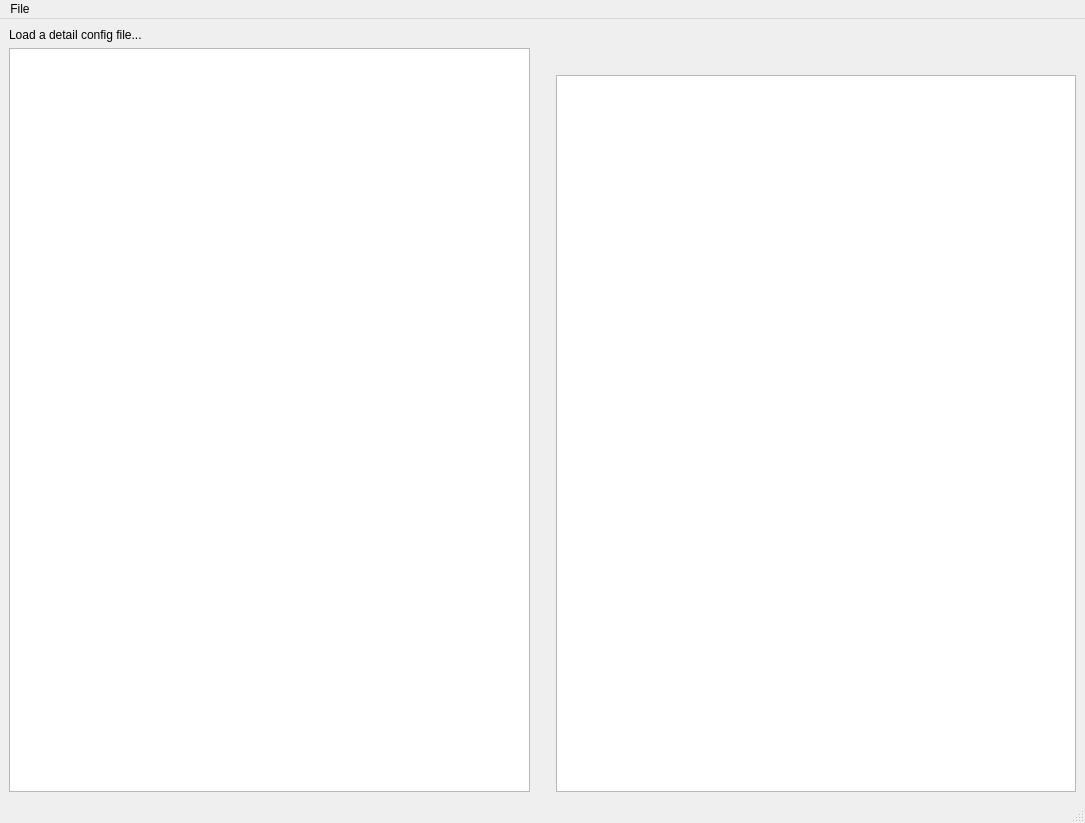
<?xml version="1.0" encoding="UTF-8"?>
<ui version="4.0">
 <class>MainWindow</class>
 <widget class="QMainWindow" name="MainWindow">
  <property name="geometry">
   <rect>
    <x>0</x>
    <y>0</y>
    <width>1085</width>
    <height>823</height>
   </rect>
  </property>
  <property name="windowTitle">
   <string>MRFI_Config</string>
  </property>
  <widget class="QWidget" name="centralwidget">
   <layout class="QHBoxLayout" name="horizontalLayout_2">
    <item>
     <widget class="QWidget" name="widget_2" native="true">
      <layout class="QVBoxLayout" name="verticalLayout_3">
       <property name="leftMargin">
        <number>0</number>
       </property>
       <property name="topMargin">
        <number>0</number>
       </property>
       <property name="rightMargin">
        <number>0</number>
       </property>
       <property name="bottomMargin">
        <number>0</number>
       </property>
       <item>
        <widget class="QLabel" name="label_2">
         <property name="text">
          <string>Load a detail config file...</string>
         </property>
        </widget>
       </item>
       <item>
        <widget class="QTreeView" name="treeView">
         <property name="minimumSize">
          <size>
           <width>435</width>
           <height>0</height>
          </size>
         </property>
         <property name="animated">
          <bool>true</bool>
         </property>
         <attribute name="headerVisible">
          <bool>true</bool>
         </attribute>
        </widget>
       </item>
      </layout>
     </widget>
    </item>
    <item>
     <spacer name="verticalSpacer">
      <property name="orientation">
       <enum>Qt::Vertical</enum>
      </property>
      <property name="sizeHint" stdset="0">
       <size>
        <width>20</width>
        <height>40</height>
       </size>
      </property>
     </spacer>
    </item>
    <item>
     <widget class="QWidget" name="widget" native="true">
      <property name="minimumSize">
       <size>
        <width>300</width>
        <height>0</height>
       </size>
      </property>
      <property name="maximumSize">
       <size>
        <width>600</width>
        <height>16777215</height>
       </size>
      </property>
      <layout class="QVBoxLayout" name="verticalLayout_2">
       <property name="spacing">
        <number>7</number>
       </property>
       <property name="leftMargin">
        <number>0</number>
       </property>
       <property name="topMargin">
        <number>0</number>
       </property>
       <property name="rightMargin">
        <number>0</number>
       </property>
       <property name="bottomMargin">
        <number>0</number>
       </property>
       <item>
        <widget class="QLabel" name="label">
         <property name="minimumSize">
          <size>
           <width>0</width>
           <height>40</height>
          </size>
         </property>
         <property name="maximumSize">
          <size>
           <width>16777215</width>
           <height>16777215</height>
          </size>
         </property>
         <property name="frameShape">
          <enum>QFrame::NoFrame</enum>
         </property>
         <property name="frameShadow">
          <enum>QFrame::Plain</enum>
         </property>
         <property name="text">
          <string/>
         </property>
         <property name="alignment">
          <set>Qt::AlignLeading|Qt::AlignLeft|Qt::AlignTop</set>
         </property>
         <property name="wordWrap">
          <bool>true</bool>
         </property>
         <property name="margin">
          <number>0</number>
         </property>
        </widget>
       </item>
       <item>
        <widget class="QTreeView" name="treeView_2"/>
       </item>
      </layout>
     </widget>
    </item>
   </layout>
  </widget>
  <widget class="QMenuBar" name="menubar">
   <property name="geometry">
    <rect>
     <x>0</x>
     <y>0</y>
     <width>1085</width>
     <height>26</height>
    </rect>
   </property>
   <widget class="QMenu" name="menuFile">
    <property name="title">
     <string>File</string>
    </property>
    <addaction name="actionLoadConfig"/>
    <addaction name="actionSaveConfig"/>
   </widget>
   <addaction name="menuFile"/>
  </widget>
  <widget class="QStatusBar" name="statusbar"/>
  <action name="actionLoadConfig">
   <property name="text">
    <string>Load Config...</string>
   </property>
  </action>
  <action name="actionSaveConfig">
   <property name="text">
    <string>Save As...</string>
   </property>
  </action>
 </widget>
 <resources/>
 <connections/>
</ui>
